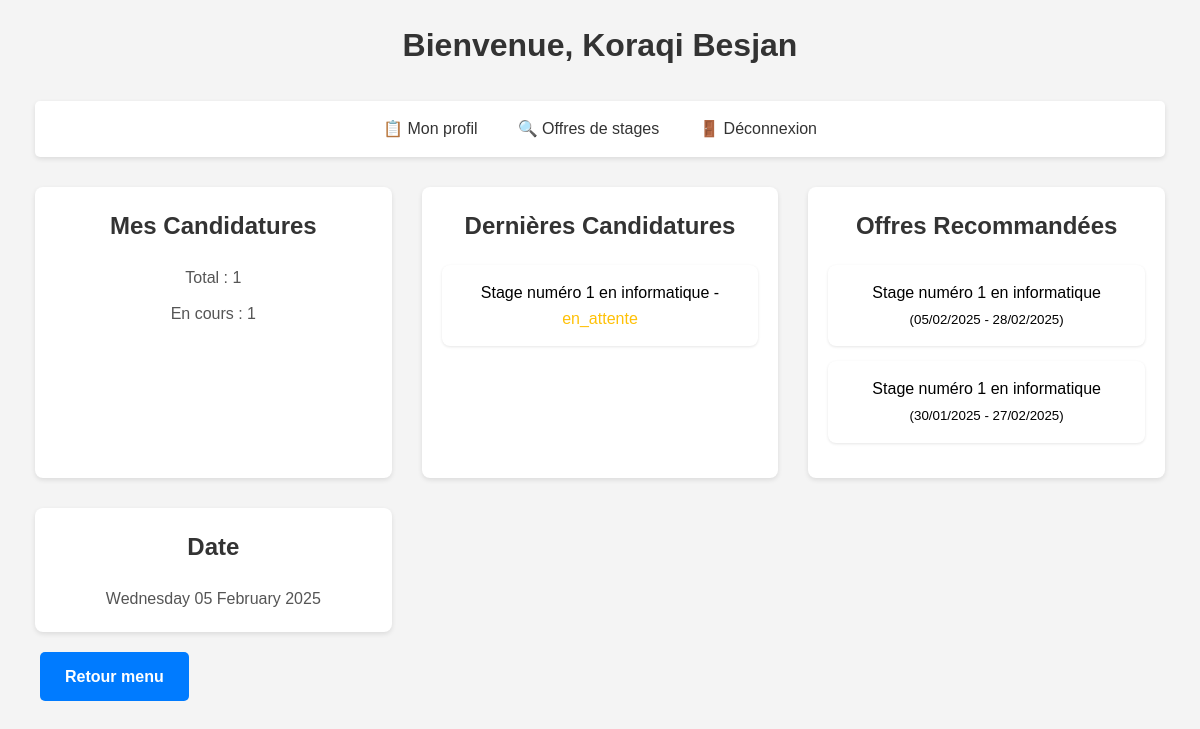
The page /app/views/home.php (signed in) on the database its author committed.
### tables this page shows
CREATE TABLE `etudiants` (
  `id` int(11) NOT NULL,
  `nom` varchar(50) NOT NULL,
  `prenom` varchar(50) NOT NULL,
  `date_naissance` date DEFAULT NULL,
  `adresse` varchar(255) DEFAULT NULL,
  `ville` varchar(100) DEFAULT NULL,
  `code_postal` varchar(10) DEFAULT NULL,
  `pays` varchar(100) DEFAULT NULL,
  `telephone` varchar(20) DEFAULT NULL,
  `niveau_etude` varchar(50) DEFAULT NULL,
  `filiere` varchar(100) DEFAULT NULL,
  `cv` varchar(255) DEFAULT NULL,
  `username` varchar(100) NOT NULL,
  `email` varchar(255) NOT NULL,
  `password` varchar(255) NOT NULL,
  `role` enum('etudiant','entreprise','admin') NOT NULL DEFAULT 'etudiant',
  `lettre_motivation` text
);

CREATE TABLE `candidatures` (
  `id` int(11) NOT NULL,
  `etudiant_id` int(11) DEFAULT NULL,
  `offre_id` int(11) DEFAULT NULL,
  `statut` enum('en_attente','acceptee','refusee') DEFAULT 'en_attente',
  `date_candidature` datetime DEFAULT CURRENT_TIMESTAMP,
  `cv` varchar(255) NOT NULL,
  `lettre_motivation` varchar(255) NOT NULL
);

CREATE TABLE `offres_stages` (
  `id` int(11) NOT NULL,
  `entreprise_id` int(11) DEFAULT NULL,
  `titre` varchar(100) NOT NULL,
  `description` text,
  `date_debut` date DEFAULT NULL,
  `date_fin` date DEFAULT NULL,
  `lieu` varchar(255) DEFAULT NULL,
  `mode_stage` enum('distanciel','présentiel') NOT NULL,
  `logo` varchar(255) DEFAULT NULL
);

### app/views/home.php (the view, shortened to what this page needs)
<?php
require_once $_SERVER['DOCUMENT_ROOT'] . '/Gestion_Stage/app/config/database.php';
$table = ($_SESSION['role'] == 'etudiant') ? 'etudiants' : 'entreprises';
$stmt = $pdo->prepare("SELECT * FROM $table WHERE id = ?");
$stmt->execute([$_SESSION['user_id']]);
$user = $stmt->fetch(PDO::FETCH_ASSOC);
$welcome_message = 'Utilisateur';
if ($_SESSION['role'] == 'etudiant') {
    $welcome_message = $user['nom'] . ' ' . $user['prenom'];
} elseif ($_SESSION['role'] == 'entreprise') {
    $welcome_message = $user['nom'];
} elseif ($_SESSION['role'] == 'admin') {
    $welcome_message = 'Administrateur';
}
$dashboard_data = [];
if ($_SESSION['role'] == 'etudiant') {
    $stmt_candidatures = $pdo->prepare("
        SELECT c.statut, o.titre, o.date_debut, o.date_fin
        FROM candidatures c
        JOIN offres_stages o ON c.offre_id = o.id
        WHERE c.etudiant_id = ?
        ORDER BY c.date_candidature DESC
        LIMIT 3
    ");
    $stmt_candidatures->execute([$_SESSION['user_id']]);
    $dernieres_candidatures = $stmt_candidatures->fetchAll(PDO::FETCH_ASSOC);
    $stmt_offres = $pdo->prepare("
        SELECT id, titre, description, date_debut, date_fin
        FROM offres_stages
        ORDER BY date_debut DESC
        LIMIT 3
    ");
    $stmt_offres->execute();
    $offres_recommandees = $stmt_offres->fetchAll(PDO::FETCH_ASSOC);
    $dashboard_data = [
        'total_candidatures' => $pdo->query("SELECT COUNT(*) FROM candidatures WHERE etudiant_id = {$_SESSION['user_id']}")->fetchColumn(),
        'candidatures_en_cours' => $pdo->query("SELECT COUNT(*) FROM candidatures WHERE etudiant_id = {$_SESSION['user_id']} AND statut = 'en_attente'")->fetchColumn(),
        'dernieres_candidatures' => $dernieres_candidatures,
        'offres_recommandees' => $offres_recommandees
    ];
}
?>
<!DOCTYPE html>
<html lang="fr">
<head>
    <link rel="stylesheet" href="/Gestion_Stage/public/assets/css/style.css">
</head>
<body>
    <div class="container">
        <h1>Bienvenue, <?= htmlspecialchars($welcome_message) ?></h1>
        <nav>
            <ul>
                <li><a href="profile.php">📋 Mon profil</a></li>
                <?php if ($_SESSION['role'] == 'etudiant'): ?>
                    <li><a href="/Gestion_Stage/app/views/panels/student_panel.php">🔍 Offres de stages</a></li>
                <?php elseif ($_SESSION['role'] == 'entreprise'): ?>
                    <li><a href="/Gestion_Stage/app/views/internships/post_internship.php">➕ Publier une offre</a></li>
                    <li><a href="/Gestion_Stage/app/views/panels/company_panel.php">📋 Gérer candidatures</a></li>
                <?php elseif ($_SESSION['role'] == 'admin'): ?>
                    <li><a href="/Gestion_Stage/app/views/panels/admin_panel.php">🛠️ Panel Admin</a></li>
                <?php endif; ?>
                <li><a href="/Gestion_Stage/app/views/auth/logout.php">🚪 Déconnexion</a></li>
            </ul>
        </nav>
        <div class="dashboard-grid">
            <?php if ($_SESSION['role'] == 'etudiant'): ?>
                <div class="dashboard-card">
                    <h3>Mes Candidatures</h3>
                    <p>Total : <?= $dashboard_data['total_candidatures'] ?></p>
                    <p>En cours : <?= $dashboard_data['candidatures_en_cours'] ?></p>
                </div>
                <div class="dashboard-card">
                    <h3>Dernières Candidatures</h3>
                    <ul class="dashboard-list">
                        <?php foreach($dashboard_data['dernieres_candidatures'] as $candidature): ?>
                            <li>
                                <?= htmlspecialchars($candidature['titre']) ?> -
                                <span class="<?= $candidature['statut'] == 'en_attente' ? 'text-warning' : 'text-success' ?>">
                                    <?= $candidature['statut'] ?>
                                </span>
                            </li>
                        <?php endforeach; ?>
                    </ul>
                </div>
                <div class="dashboard-card">
                    <h3>Offres Recommandées</h3>
                    <ul class="dashboard-list">
                        <?php foreach($dashboard_data['offres_recommandees'] as $offre): ?>
                            <li>
                                <?= htmlspecialchars($offre['titre']) ?>
                                <small>(<?= date('d/m/Y', strtotime($offre['date_debut'])) ?> - <?= date('d/m/Y', strtotime($offre['date_fin'])) ?>)</small>
                            </li>
                        <?php endforeach; ?>
                    </ul>
                </div>
            <?php endif; ?>
            <div class="dashboard-card">
                <h3>Date</h3>
                <p><?= strftime('%A %d %B %Y') ?></p>
            </div>
        </div>
        <a href="/Gestion_Stage/index.php" class="btn btn-secondary">Retour menu</a>
    </div>
</body>
</html>

### public/assets/css/style.css (style rules this page uses)
:root { --primary-color: #2c3e50; --secondary-color: #3498db; --accent-color: #e74c3c; --secondary-color-hover: #4ea8e4; --accent-color-hover: #f26858; --text-color: #333; --light-gray: #f5f6fa; --border-radius: 8px; }
* { margin: 0; padding: 0; box-sizing: border-box; }
body { font-family: Arial, sans-serif; line-height: 1.6; background-color: #f4f4f4; padding: 20px; }
.container { max-width: 1200px; margin: 0 auto; padding: 0 15px; }
h1 { text-align: center; color: #333; margin-bottom: 30px; font-size: 2rem; }
nav { background: #fff; padding: 15px; border-radius: 5px; margin-bottom: 30px; box-shadow: 0 2px 5px rgba(0,0,0,0.1); }
nav ul { list-style: none; display: flex; justify-content: center; gap: 20px; }
nav a { color: #333; text-decoration: none; padding: 5px 10px; border-radius: 3px; }
a { color: #3498db; text-decoration: none; }
.btn { display: inline-block; padding: 8px 16px; margin: 5px; border-radius: 4px; text-decoration: none; }
.dashboard-grid { display: grid; grid-template-columns: repeat(auto-fill, minmax(300px, 1fr)); gap: 30px; }
.dashboard-card { background-color: #fff; border-radius: 8px; box-shadow: 0 2px 5px rgba(0, 0, 0, 0.1); padding: 20px; text-align: center; }
.dashboard-card h3 { font-size: 1.5rem; color: #333; margin-bottom: 20px; }
.dashboard-card p { font-size: 1rem; color: #555; margin-top: 10px; }
.dashboard-list { padding: 0; list-style: none; font-size: 1rem; margin-top: 20px; }
.dashboard-list li { padding: 15px; background-color: #fff; margin-bottom: 15px; border-radius: 8px; box-shadow: 0 1px 3px rgba(0, 0, 0, 0.1); }
.text-warning { color: #ffc107; }
.btn { display: inline-block; padding: 12px 25px; background-color: #007bff; color: white; border-radius: 5px; font-weight: bold; text-decoration: none; margin-top: 20px; }

### rows shown on the page
etudiants: welcome_message "Koraqi Besjan"
candidatures: offre.titre "Stage numéro 1 en informatique", statut "en_attente"
offres_stages: titre "Stage numéro 1 en informatique", date_debut "05/02/2025", date_fin "28/02/2025"
offres_stages: titre "Stage numéro 1 en informatique", date_debut "30/01/2025", date_fin "27/02/2025"

### other values the page prints
$dashboard_data['total_candidatures'] "1"
$dashboard_data['candidatures_en_cours'] "1"
strftime('%A %d %B %Y') "Wednesday 05 February 2025"
